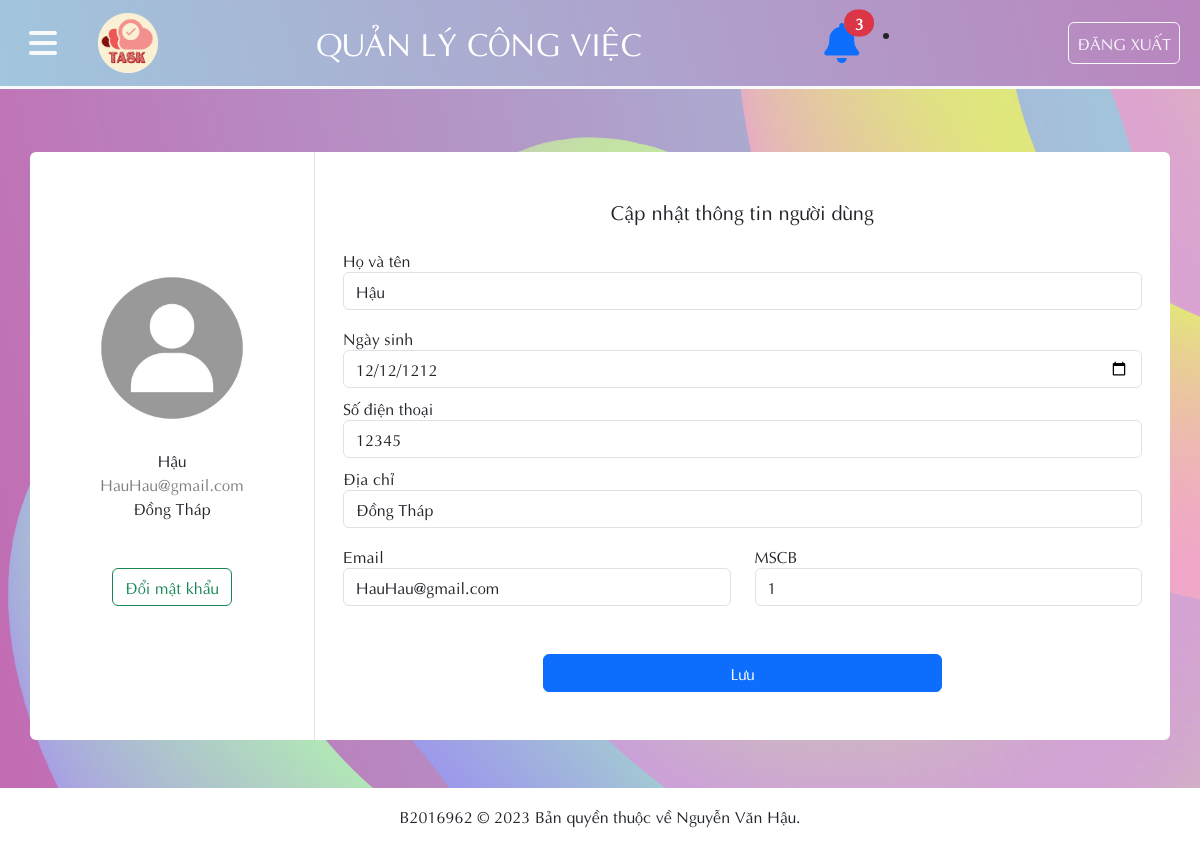
The page /Admin/ad_nguoidung_sua.php?capnhat_ma=1 (signed in) on the database as committed earlier.
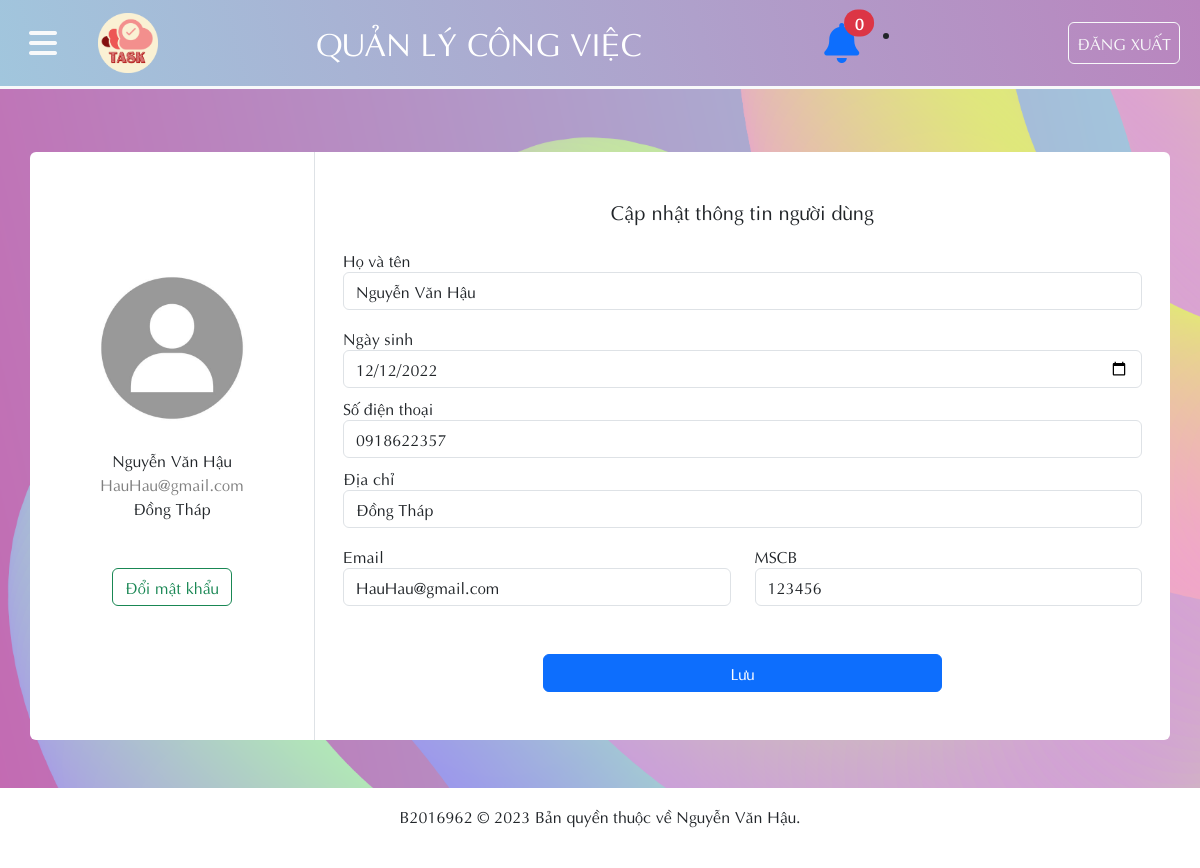
The same page on the database as committed later.
### tables this page shows
CREATE TABLE `nguoidung` (
  `ND_MA` int(10) NOT NULL,
  `ND_HOTEN` varchar(50) NOT NULL,
  `ND_NGAYSINH` date NOT NULL,
  `ND_DIACHI` varchar(50) NOT NULL,
  `ND_SDT` varchar(10) NOT NULL,
  `ND_EMAIL` varchar(50) NOT NULL,
  `ND_MSCB` int(10) NOT NULL,
  `ND_MATKHAU` varchar(32) NOT NULL
);

### Admin/ad_thongbao.php (called while the page is built, shortened)
<?php include_once '../condb/condb.php';
$query_chuadoc = "SELECT * FROM thongbao WHERE TB_XEM = '0'";
$soluong_chuadoc = $conn->query($query_chuadoc);
$soluong_thongbao = mysqli_num_rows($soluong_chuadoc);
?>

### Admin/ad_nguoidung_sua.php (the view, shortened to what this page needs)
<?php
include_once('../condb/condb.php');
include_once('./ad_thongbao.php');
$ma = $_GET['capnhat_ma'];
$query_nguoidung = "SELECT * FROM nguoidung WHERE ND_MA='$ma'";
$nguoidung_data = mysqli_query($conn, $query_nguoidung);
$nguoidung = mysqli_fetch_array($nguoidung_data);
?>
<!DOCTYPE html>
<html lang="en">
<head>
    <link href="../styles/style.css?v=<?php echo time(); ?>" rel="stylesheet" type="text/css" />
    <link href="https://cdn.jsdelivr.net/npm/bootstrap@5.3.2/dist/css/bootstrap.min.css" rel="stylesheet"
>
    <link rel="stylesheet" href="https://cdnjs.cloudflare.com/ajax/libs/font-awesome/6.4.2/css/all.min.css">
</head>
<body>
    <header>
        <nav class="navbar navbar-expand custom_navbar_bg fixed-top border-bottom border-light border-3">
            <button class=" btn mx-3" type="button" data-bs-toggle="offcanvas" data-bs-target="#offcanvasExample" aria-controls="offcanvasExample">
                <i class="fa-solid fs-2 text-light fa-bars"></i>
            </button>
            <div class="container-fluid">
                <a class="navbar-brand text-white fs-4" href="ad_trangchu.php"><img src="../image/logo.png" style="width: 60px;" class="w3-circle"></a>
                <a class="navbar-brand text-white fs-2"> QUẢN LÝ CÔNG VIỆC </a>
                <div class="d-flex">
                    <div class="dropdown mx-4 position-relative">
                        <span class="position-absolute top-0 start-100 fs-6 translate-middle badge bg-danger rounded-pill badge-danger">
                            <?php echo $soluong_thongbao; ?>
                        </span>
                        <a id="dLabel" role="button" data-toggle="dropdown" data-target="#" href="#">
                            <i class="fs-1 fa-solid fa-bell"></i>
                        </a>
                            </div>
                            <li class="divider"></li>
                            <div class="notification-footer">
                            </div>
                    </div>
                    <a class="btn btn-outline-light px-2 py-2 me-2" href="./dangxuat.php" role="button">ĐĂNG XUẤT</a>
                </div>
        </nav>
    </header>
    <main>
        <div class="form_center">
            <div class="container rounded bg-white mt-5 mb-5">
                <div class="row">
                    <div class="col-md-3 border-end">
                        <div class="d-flex flex-column align-items-center text-center p-3 py-5"><img class="rounded-circle mt-5" src="../Image/default_avatar.jpg" width="200">
                            <span class="font-weight-bold"><?php echo $nguoidung['ND_HOTEN'];?></span>
                            <span class="text-black-50"><?php echo $nguoidung['ND_EMAIL'];?></span>
                            <span><?php echo$nguoidung['ND_DIACHI'];?></span>
                            <div class="mt-5 text-center">
                                <a href="ad_nguoidung_dmk.php?dmk_nd_ma=<?php echo $ma?>" class="btn btn-outline-success mb-2" name="doimatkhau" type="doimatkhau">Đổi mật khẩu</a>
                            </div>
                        </div>
                    </div>
                    <div class="col">
                        <div class="p-3 py-5">
                            <div class="d-flex justify-content-center align-items-center mb-3">
                                <h5 class=" text-center">Cập nhật thông tin người dùng</h5>
                            </div>
                            <form id="form" name="form" method="POST" class="form">
                                <div class="row mt-2">
                                    <div class="col"><label for="name" class="labels">Họ và tên</label><input type="text" required name="name" id="name" class="form-control" placeholder="Họ và tên"
                                            value="<?php echo $nguoidung['ND_HOTEN'];?>"></div>
                                </div>
                                <div class="row mt-2">
                                    <div class="mt-2 col-md-12"><label for="ngaysinh" class="labels">Ngày sinh</label><input id="ngaysinh" required type="date" min='1899-01-01' max='2100-01-01'
                                            name="ngaysinh" class="form-control" placeholder="Ngày sinh" value="<?php echo $nguoidung['ND_NGAYSINH'];?>"></div>
                                    <div class="mt-2 col-md-12"><label class="labels">Số điện thoại</label><input required type="text" id="sdt" name="sdt" class="form-control"
                                            placeholder="Số điện thoại" value="<?php echo $nguoidung['ND_SDT'];?>">
                                    </div>
                                    <div class="mt-2 col-md-12"><label class="labels">Địa chỉ</label><input required type="text" id="diachi" name="diachi" class="form-control" placeholder="Địa chỉ"
                                            value="<?php echo $nguoidung['ND_DIACHI'];?>"></div>
                                </div>
                                <div class="row mt-2">
                                    <div class="mt-2 col-md-6"><label class="labels">Email</label><input required type="text" id="email" name="email" class="form-control" placeholder="Email"
                                            value="<?php echo $nguoidung['ND_EMAIL'];?>">
                                    </div>
                                    <div class="mt-2 col-md-6"><label class="labels">MSCB</label><input required type="text" id="mscb" name="mscb" class="form-control"
                                            value="<?php echo $nguoidung['ND_MSCB'];?>" placeholder="MSCB">
                                    </div>
                                </div>
                                <div class="mt-5 text-center">
                                    <button class="btn btn-primary profile-button w-50" name="submit" type="submit">Lưu</button>
                                </div>
                            </form>
                        </div>
                    </div>
                </div>
            </div>
        </div>
    </main>
    <footer class="footer_container d-flex justify-content-center p-3 text-dark">
        <p>B2016962 &copy; 2023 Bản quyền thuộc về Nguyễn Văn Hậu.</p>
    </footer>
</body>
</html>

### styles/style.css (style rules this page uses)
* { margin: 0; padding: 0; box-sizing: border-box; font-family: Aptima; }
body { background-image: url(../Image/background.png); background-repeat: no-repeat; background-size: cover; background-attachment: fixed; }
nav { transition: all 0.2s ease-in-out; }
.custom_navbar_bg { background-image: linear-gradient(75deg, #a1c6dd 0%, #a1c6dd 0%, #b985be 100%); }
.footer_container { min-height: 80px; background-color: #ffffff; }
.form_center { display: flex; justify-content: center; }
footer { background-color: rgba(225, 225, 225, 0.4); backdrop-filter: blur(10px); min-height: 60px; }
main { min-height: 620px; margin-top: 80px; padding-top: 24px; }
@media (min-width: 992px) { .container, .container-lg, .container-md, .container-sm { max-width: 960px; min-width: 700px; } }
.notification-heading, .notification-footer { padding: 2px 10px; }

Rows that differ between the two databases and show on the page:
changed nguoidung "HauHau@gmail.com": ND_HOTEN "Hậu" → "Nguyễn Văn Hậu"; name "Hậu" → "Nguyễn Văn Hậu"; ngaysinh "12/12/1212" → "12/12/2022"; sdt "12345" → "0918622357"; mscb "1" → "123456"
Other text that changed with them:
$soluong_thongbao: "3" → "0"
